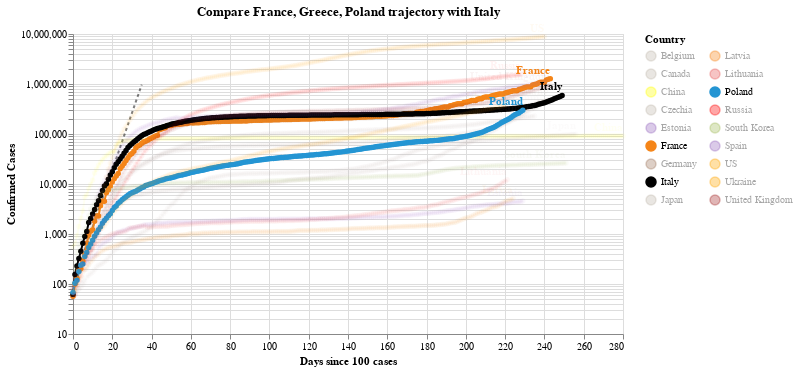

Source (notebook cell):
### Code cell
#hide_input
chart2 = make_since_chart(dff2, ['France', 'Greece', 'Poland'], baseline_countries)
chart2

### Figure 1 — Vega-Lite specification as saved in the notebook (floating-point values rounded to 4 significant figures; data arrays with more than 128 entries replaced by an {"elided": "..."} marker saying what was removed)
{"config": {"view": {"continuousWidth": 400, "continuousHeight": 300}}, "layer": [{"data": {"name": "data-628230001892d6798b50651be41d1b3e"}, "mark": {"type": "line", "color": "black", "opacity": 0.5, "strokeDash": [3, 3]}, "encoding": {"x": {"type": "quantitative", "field": "Days since 100 cases"}, "y": {"type": "quantitative", "field": "Confirmed Cases"}}}, {"data": {"name": "data-1b775b5240cce83a2ba7a2672ca4637a"}, "mark": {"type": "line", "point": true}, "encoding": {"color": {"type": "nominal", "field": "Country", "legend": {"columns": 2}, "scale": {"domain": ["Belgium", "Canada", "China", "Czechia", "Estonia", "France", "Germany", "Italy", "Japan", "Latvia", "Lithuania", "Poland", "Russia", "South Korea", "Spain", "US", "Ukraine", "United Kingdom"], "range": ["#C1B7AD", "#C1B7AD", "yellow", "#C1B7AD", "#9467bd", "#F58518", "#9D755D", "black", "#C1B7AD", "#F58518", "#E45756", "#2495D3", "red", "#A1BA59", "#9467bd", "orange", "orange", "brown"]}}, "opacity": {"condition": {"value": 1, "selection": "selector005"}, "value": 0.05}, "tooltip": [{"type": "nominal", "field": "Country"}, {"type": "temporal", "field": "Date"}, {"type": "quantitative", "field": "Confirmed Cases"}, {"type": "quantitative", "field": "Days since 100 cases"}], "x": {"type": "quantitative", "field": "Days since 100 cases"}, "y": {"type": "quantitative", "field": "Confirmed Cases", "scale": {"type": "log"}}}, "selection": {"selector005": {"type": "multi", "fields": ["Country"], "bind": "legend", "init": [{"Country": "France"}, {"Country": "Greece"}, {"Country": "Poland"}, {"Country": "Italy"}]}}, "width": 550}, {"data": {"name": "data-1b775b5240cce83a2ba7a2672ca4637a"}, "mark": {"type": "text", "align": "right", "dy": -8, "fontWeight": "bold"}, "encoding": {"color": {"type": "nominal", "field": "Country", "legend": {"columns": 2}, "scale": {"domain": ["Belgium", "Canada", "China", "Czechia", "Estonia", "France", "Germany", "Italy", "Japan", "Latvia", "Lithuania", "Poland", "Russia", "South Korea", "Spain", "US", "Ukraine", "United Kingdom"], "range": ["#C1B7AD", "#C1B7AD", "yellow", "#C1B7AD", "#9467bd", "#F58518", "#9D755D", "black", "#C1B7AD", "#F58518", "#E45756", "#2495D3", "red", "#A1BA59", "#9467bd", "orange", "orange", "brown"]}}, "opacity": {"condition": {"value": 1, "selection": "selector005"}, "value": 0.05}, "text": {"type": "nominal", "field": "Country"}, "tooltip": [{"type": "nominal", "field": "Country"}, {"type": "temporal", "field": "Date"}, {"type": "quantitative", "field": "Confirmed Cases"}, {"type": "quantitative", "field": "Days since 100 cases"}], "x": {"type": "quantitative", "field": "Days since 100 cases"}, "y": {"type": "quantitative", "field": "Confirmed Cases", "scale": {"type": "log"}}}, "transform": [{"filter": "(datum['Date'] >= 1603843200000)"}], "width": 550}], "title": "Compare France, Greece, Poland trajectory with Italy", "$schema": "https://vega.github.io/schema/vega-lite/v4.8.1.json", "datasets": {"data-628230001892d6798b50651be41d1b3e": [{"Days since 100 cases": 0, "Confirmed Cases": 100.0}, {"Days since 100 cases": 1, "Confirmed Cases": 130.0}, {"Days since 100 cases": 2, "Confirmed Cases": 169.0}, {"Days since 100 cases": 3, "Confirmed Cases": 219.7}, {"Days since 100 cases": 4, "Confirmed Cases": 285.6}, {"Days since 100 cases": 5, "Confirmed Cases": 371.3}, {"Days since 100 cases": 6, "Confirmed Cases": 482.7}, {"Days since 100 cases": 7, "Confirmed Cases": 627.5}, {"Days since 100 cases": 8, "Confirmed Cases": 815.7}, {"Days since 100 cases": 9, "Confirmed Cases": 1060.0}, {"Days since 100 cases": 10, "Confirmed Cases": 1379.0}, {"Days since 100 cases": 11, "Confirmed Cases": 1792.0}, {"Days since 100 cases": 12, "Confirmed Cases": 2330.0}, {"Days since 100 cases": 13, "Confirmed Cases": 3029.0}, {"Days since 100 cases": 14, "Confirmed Cases": 3937.0}, {"Days since 100 cases": 15, "Confirmed Cases": 5119.0}, {"Days since 100 cases": 16, "Confirmed Cases": 6654.0}, {"Days since 100 cases": 17, "Confirmed Cases": 8650.0}, {"Days since 100 cases": 18, "Confirmed Cases": 11250.0}, {"Days since 100 cases": 19, "Confirmed Cases": 14620.0}, {"Days since 100 cases": 20, "Confirmed Cases": 19000.0}, {"Days since 100 cases": 21, "Confirmed Cases": 24710.0}, {"Days since 100 cases": 22, "Confirmed Cases": 32120.0}, {"Days since 100 cases": 23, "Confirmed Cases": 41750.0}, {"Days since 100 cases": 24, "Confirmed Cases": 54280.0}, {"Days since 100 cases": 25, "Confirmed Cases": 70560.0}, {"Days since 100 cases": 26, "Confirmed Cases": 91730.0}, {"Days since 100 cases": 27, "Confirmed Cases": 119300.0}, {"Days since 100 cases": 28, "Confirmed Cases": 155000.0}, {"Days since 100 cases": 29, "Confirmed Cases": 201500.0}, {"Days since 100 cases": 30, "Confirmed Cases": 262000.0}, {"Days since 100 cases": 31, "Confirmed Cases": 340600.0}, {"Days since 100 cases": 32, "Confirmed Cases": 442800.0}, {"Days since 100 cases": 33, "Confirmed Cases": 575600.0}, {"Days since 100 cases": 34, "Confirmed Cases": 748300.0}, {"Days since 100 cases": 35, "Confirmed Cases": 972800.0}], "data-1b775b5240cce83a2ba7a2672ca4637a": {"elided": "4317 records"}}}
